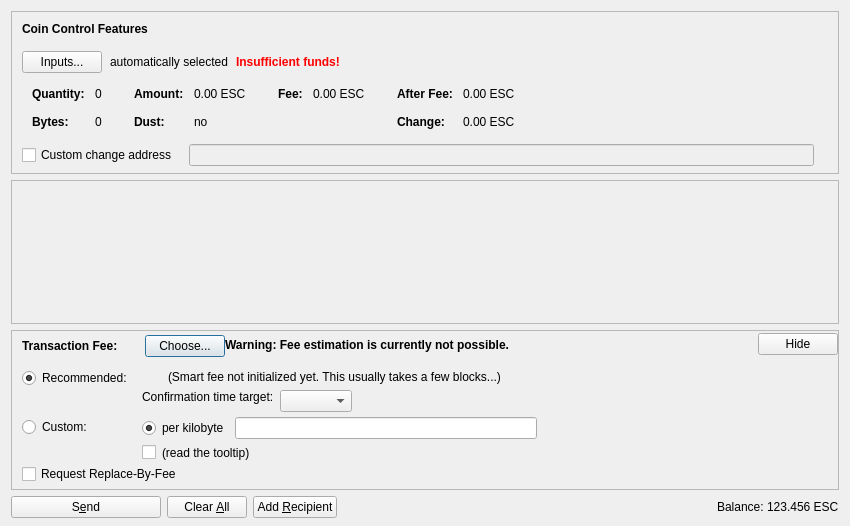
<?xml version="1.0" encoding="UTF-8"?>
<ui version="4.0">
 <class>SendCoinsDialog</class>
 <widget class="QDialog" name="SendCoinsDialog">
  <property name="geometry">
   <rect>
    <x>0</x>
    <y>0</y>
    <width>850</width>
    <height>526</height>
   </rect>
  </property>
  <property name="windowTitle">
   <string>Send Coins</string>
  </property>
  <layout class="QVBoxLayout" name="verticalLayout" stretch="0,1,0,0">
   <property name="bottomMargin">
    <number>8</number>
   </property>
   <item>
    <widget class="QFrame" name="frameCoinControl">
     <property name="sizePolicy">
      <sizepolicy hsizetype="Expanding" vsizetype="Expanding">
       <horstretch>0</horstretch>
       <verstretch>0</verstretch>
      </sizepolicy>
     </property>
     <property name="maximumSize">
      <size>
       <width>16777215</width>
       <height>16777215</height>
      </size>
     </property>
     <property name="frameShape">
      <enum>QFrame::StyledPanel</enum>
     </property>
     <property name="frameShadow">
      <enum>QFrame::Sunken</enum>
     </property>
     <layout class="QVBoxLayout" name="verticalLayoutCoinControl2">
      <property name="spacing">
       <number>0</number>
      </property>
      <property name="leftMargin">
       <number>0</number>
      </property>
      <property name="topMargin">
       <number>0</number>
      </property>
      <property name="rightMargin">
       <number>0</number>
      </property>
      <property name="bottomMargin">
       <number>6</number>
      </property>
      <item>
       <layout class="QVBoxLayout" name="verticalLayoutCoinControl" stretch="0,0,0,0,1">
        <property name="spacing">
         <number>0</number>
        </property>
        <property name="leftMargin">
         <number>10</number>
        </property>
        <property name="topMargin">
         <number>10</number>
        </property>
        <item>
         <layout class="QHBoxLayout" name="horizontalLayoutCoinControl1">
          <property name="bottomMargin">
           <number>15</number>
          </property>
          <item>
           <widget class="QLabel" name="labelCoinControlFeatures">
            <property name="sizePolicy">
             <sizepolicy hsizetype="Preferred" vsizetype="Maximum">
              <horstretch>0</horstretch>
              <verstretch>0</verstretch>
             </sizepolicy>
            </property>
            <property name="font">
             <font>
              <weight>75</weight>
              <bold>true</bold>
             </font>
            </property>
            <property name="styleSheet">
             <string notr="true">font-weight:bold;</string>
            </property>
            <property name="text">
             <string>Coin Control Features</string>
            </property>
           </widget>
          </item>
         </layout>
        </item>
        <item>
         <layout class="QHBoxLayout" name="horizontalLayoutCoinControl2" stretch="0,0,0,0">
          <property name="spacing">
           <number>8</number>
          </property>
          <property name="bottomMargin">
           <number>10</number>
          </property>
          <item>
           <widget class="QPushButton" name="pushButtonCoinControl">
            <property name="styleSheet">
             <string notr="true"/>
            </property>
            <property name="text">
             <string>Inputs...</string>
            </property>
            <property name="autoDefault">
             <bool>false</bool>
            </property>
           </widget>
          </item>
          <item>
           <widget class="QLabel" name="labelCoinControlAutomaticallySelected">
            <property name="text">
             <string>automatically selected</string>
            </property>
            <property name="margin">
             <number>5</number>
            </property>
           </widget>
          </item>
          <item>
           <widget class="QLabel" name="labelCoinControlInsuffFunds">
            <property name="font">
             <font>
              <weight>75</weight>
              <bold>true</bold>
             </font>
            </property>
            <property name="styleSheet">
             <string notr="true">color:red;font-weight:bold;</string>
            </property>
            <property name="text">
             <string>Insufficient funds!</string>
            </property>
            <property name="margin">
             <number>5</number>
            </property>
           </widget>
          </item>
          <item>
           <spacer name="horizontalSpacerCoinControl">
            <property name="orientation">
             <enum>Qt::Horizontal</enum>
            </property>
            <property name="sizeHint" stdset="0">
             <size>
              <width>40</width>
              <height>1</height>
             </size>
            </property>
           </spacer>
          </item>
         </layout>
        </item>
        <item>
         <widget class="QWidget" name="widgetCoinControl" native="true">
          <property name="sizePolicy">
           <sizepolicy hsizetype="Preferred" vsizetype="Preferred">
            <horstretch>0</horstretch>
            <verstretch>0</verstretch>
           </sizepolicy>
          </property>
          <property name="minimumSize">
           <size>
            <width>0</width>
            <height>0</height>
           </size>
          </property>
          <property name="styleSheet">
           <string notr="true"/>
          </property>
          <layout class="QHBoxLayout" name="horizontalLayoutCoinControl5">
           <property name="leftMargin">
            <number>0</number>
           </property>
           <property name="topMargin">
            <number>0</number>
           </property>
           <property name="rightMargin">
            <number>0</number>
           </property>
           <property name="bottomMargin">
            <number>0</number>
           </property>
           <item>
            <layout class="QHBoxLayout" name="horizontalLayoutCoinControl3" stretch="0,0,0,1">
             <property name="spacing">
              <number>20</number>
             </property>
             <property name="topMargin">
              <number>0</number>
             </property>
             <property name="bottomMargin">
              <number>10</number>
             </property>
             <item>
              <layout class="QFormLayout" name="formLayoutCoinControl1">
               <property name="horizontalSpacing">
                <number>10</number>
               </property>
               <property name="verticalSpacing">
                <number>14</number>
               </property>
               <property name="leftMargin">
                <number>10</number>
               </property>
               <property name="topMargin">
                <number>4</number>
               </property>
               <property name="rightMargin">
                <number>6</number>
               </property>
               <item row="0" column="0">
                <widget class="QLabel" name="labelCoinControlQuantityText">
                 <property name="font">
                  <font>
                   <weight>75</weight>
                   <bold>true</bold>
                  </font>
                 </property>
                 <property name="text">
                  <string>Quantity:</string>
                 </property>
                 <property name="margin">
                  <number>0</number>
                 </property>
                </widget>
               </item>
               <item row="0" column="1">
                <widget class="QLabel" name="labelCoinControlQuantity">
                 <property name="cursor">
                  <cursorShape>IBeamCursor</cursorShape>
                 </property>
                 <property name="contextMenuPolicy">
                  <enum>Qt::ActionsContextMenu</enum>
                 </property>
                 <property name="text">
                  <string notr="true">0</string>
                 </property>
                 <property name="margin">
                  <number>0</number>
                 </property>
                 <property name="textInteractionFlags">
                  <set>Qt::LinksAccessibleByMouse|Qt::TextSelectableByKeyboard|Qt::TextSelectableByMouse</set>
                 </property>
                </widget>
               </item>
               <item row="1" column="0">
                <widget class="QLabel" name="labelCoinControlBytesText">
                 <property name="font">
                  <font>
                   <weight>75</weight>
                   <bold>true</bold>
                  </font>
                 </property>
                 <property name="text">
                  <string>Bytes:</string>
                 </property>
                </widget>
               </item>
               <item row="1" column="1">
                <widget class="QLabel" name="labelCoinControlBytes">
                 <property name="cursor">
                  <cursorShape>IBeamCursor</cursorShape>
                 </property>
                 <property name="contextMenuPolicy">
                  <enum>Qt::ActionsContextMenu</enum>
                 </property>
                 <property name="text">
                  <string notr="true">0</string>
                 </property>
                 <property name="textInteractionFlags">
                  <set>Qt::LinksAccessibleByMouse|Qt::TextSelectableByKeyboard|Qt::TextSelectableByMouse</set>
                 </property>
                </widget>
               </item>
              </layout>
             </item>
             <item>
              <layout class="QFormLayout" name="formLayoutCoinControl2">
               <property name="horizontalSpacing">
                <number>10</number>
               </property>
               <property name="verticalSpacing">
                <number>14</number>
               </property>
               <property name="leftMargin">
                <number>6</number>
               </property>
               <property name="topMargin">
                <number>4</number>
               </property>
               <property name="rightMargin">
                <number>6</number>
               </property>
               <item row="0" column="0">
                <widget class="QLabel" name="labelCoinControlAmountText">
                 <property name="font">
                  <font>
                   <weight>75</weight>
                   <bold>true</bold>
                  </font>
                 </property>
                 <property name="text">
                  <string>Amount:</string>
                 </property>
                 <property name="margin">
                  <number>0</number>
                 </property>
                </widget>
               </item>
               <item row="0" column="1">
                <widget class="QLabel" name="labelCoinControlAmount">
                 <property name="cursor">
                  <cursorShape>IBeamCursor</cursorShape>
                 </property>
                 <property name="contextMenuPolicy">
                  <enum>Qt::ActionsContextMenu</enum>
                 </property>
                 <property name="text">
                  <string notr="true">0.00 ESC</string>
                 </property>
                 <property name="textInteractionFlags">
                  <set>Qt::LinksAccessibleByMouse|Qt::TextSelectableByKeyboard|Qt::TextSelectableByMouse</set>
                 </property>
                </widget>
               </item>
               <item row="1" column="0">
                <widget class="QLabel" name="labelCoinControlLowOutputText">
                 <property name="font">
                  <font>
                   <weight>75</weight>
                   <bold>true</bold>
                  </font>
                 </property>
                 <property name="text">
                  <string>Dust:</string>
                 </property>
                </widget>
               </item>
               <item row="1" column="1">
                <widget class="QLabel" name="labelCoinControlLowOutput">
                 <property name="cursor">
                  <cursorShape>IBeamCursor</cursorShape>
                 </property>
                 <property name="contextMenuPolicy">
                  <enum>Qt::ActionsContextMenu</enum>
                 </property>
                 <property name="text">
                  <string notr="true">no</string>
                 </property>
                 <property name="textInteractionFlags">
                  <set>Qt::LinksAccessibleByMouse|Qt::TextSelectableByKeyboard|Qt::TextSelectableByMouse</set>
                 </property>
                </widget>
               </item>
              </layout>
             </item>
             <item>
              <layout class="QFormLayout" name="formLayoutCoinControl3">
               <property name="horizontalSpacing">
                <number>10</number>
               </property>
               <property name="verticalSpacing">
                <number>14</number>
               </property>
               <property name="leftMargin">
                <number>6</number>
               </property>
               <property name="topMargin">
                <number>4</number>
               </property>
               <property name="rightMargin">
                <number>6</number>
               </property>
               <item row="0" column="0">
                <widget class="QLabel" name="labelCoinControlFeeText">
                 <property name="font">
                  <font>
                   <weight>75</weight>
                   <bold>true</bold>
                  </font>
                 </property>
                 <property name="text">
                  <string>Fee:</string>
                 </property>
                 <property name="margin">
                  <number>0</number>
                 </property>
                </widget>
               </item>
               <item row="0" column="1">
                <widget class="QLabel" name="labelCoinControlFee">
                 <property name="cursor">
                  <cursorShape>IBeamCursor</cursorShape>
                 </property>
                 <property name="contextMenuPolicy">
                  <enum>Qt::ActionsContextMenu</enum>
                 </property>
                 <property name="text">
                  <string notr="true">0.00 ESC</string>
                 </property>
                 <property name="textInteractionFlags">
                  <set>Qt::LinksAccessibleByMouse|Qt::TextSelectableByKeyboard|Qt::TextSelectableByMouse</set>
                 </property>
                </widget>
               </item>
              </layout>
             </item>
             <item>
              <layout class="QFormLayout" name="formLayoutCoinControl4">
               <property name="horizontalSpacing">
                <number>10</number>
               </property>
               <property name="verticalSpacing">
                <number>14</number>
               </property>
               <property name="leftMargin">
                <number>6</number>
               </property>
               <property name="topMargin">
                <number>4</number>
               </property>
               <property name="rightMargin">
                <number>6</number>
               </property>
               <item row="0" column="0">
                <widget class="QLabel" name="labelCoinControlAfterFeeText">
                 <property name="font">
                  <font>
                   <weight>75</weight>
                   <bold>true</bold>
                  </font>
                 </property>
                 <property name="text">
                  <string>After Fee:</string>
                 </property>
                 <property name="margin">
                  <number>0</number>
                 </property>
                </widget>
               </item>
               <item row="0" column="1">
                <widget class="QLabel" name="labelCoinControlAfterFee">
                 <property name="cursor">
                  <cursorShape>IBeamCursor</cursorShape>
                 </property>
                 <property name="contextMenuPolicy">
                  <enum>Qt::ActionsContextMenu</enum>
                 </property>
                 <property name="text">
                  <string notr="true">0.00 ESC</string>
                 </property>
                 <property name="textInteractionFlags">
                  <set>Qt::LinksAccessibleByMouse|Qt::TextSelectableByKeyboard|Qt::TextSelectableByMouse</set>
                 </property>
                </widget>
               </item>
               <item row="1" column="0">
                <widget class="QLabel" name="labelCoinControlChangeText">
                 <property name="font">
                  <font>
                   <weight>75</weight>
                   <bold>true</bold>
                  </font>
                 </property>
                 <property name="text">
                  <string>Change:</string>
                 </property>
                </widget>
               </item>
               <item row="1" column="1">
                <widget class="QLabel" name="labelCoinControlChange">
                 <property name="cursor">
                  <cursorShape>IBeamCursor</cursorShape>
                 </property>
                 <property name="contextMenuPolicy">
                  <enum>Qt::ActionsContextMenu</enum>
                 </property>
                 <property name="text">
                  <string notr="true">0.00 ESC</string>
                 </property>
                 <property name="textInteractionFlags">
                  <set>Qt::LinksAccessibleByMouse|Qt::TextSelectableByKeyboard|Qt::TextSelectableByMouse</set>
                 </property>
                </widget>
               </item>
              </layout>
             </item>
            </layout>
           </item>
          </layout>
         </widget>
        </item>
        <item>
         <layout class="QHBoxLayout" name="horizontalLayoutCoinControl4" stretch="0,0,0">
          <property name="spacing">
           <number>12</number>
          </property>
          <property name="sizeConstraint">
           <enum>QLayout::SetDefaultConstraint</enum>
          </property>
          <property name="topMargin">
           <number>5</number>
          </property>
          <property name="rightMargin">
           <number>5</number>
          </property>
          <item>
           <widget class="QCheckBox" name="checkBoxCoinControlChange">
            <property name="toolTip">
             <string>If this is activated, but the change address is empty or invalid, change will be sent to a newly generated address.</string>
            </property>
            <property name="text">
             <string>Custom change address</string>
            </property>
           </widget>
          </item>
          <item>
           <widget class="QValidatedLineEdit" name="lineEditCoinControlChange">
            <property name="enabled">
             <bool>false</bool>
            </property>
            <property name="sizePolicy">
             <sizepolicy hsizetype="Expanding" vsizetype="Fixed">
              <horstretch>0</horstretch>
              <verstretch>0</verstretch>
             </sizepolicy>
            </property>
           </widget>
          </item>
          <item>
           <widget class="QLabel" name="labelCoinControlChangeLabel">
            <property name="sizePolicy">
             <sizepolicy hsizetype="Preferred" vsizetype="Expanding">
              <horstretch>0</horstretch>
              <verstretch>0</verstretch>
             </sizepolicy>
            </property>
            <property name="minimumSize">
             <size>
              <width>0</width>
              <height>0</height>
             </size>
            </property>
            <property name="text">
             <string/>
            </property>
            <property name="margin">
             <number>3</number>
            </property>
           </widget>
          </item>
         </layout>
        </item>
        <item>
         <spacer name="verticalSpacerCoinControl">
          <property name="orientation">
           <enum>Qt::Vertical</enum>
          </property>
          <property name="sizeHint" stdset="0">
           <size>
            <width>800</width>
            <height>1</height>
           </size>
          </property>
         </spacer>
        </item>
       </layout>
      </item>
     </layout>
    </widget>
   </item>
   <item>
    <widget class="QScrollArea" name="scrollArea">
     <property name="widgetResizable">
      <bool>true</bool>
     </property>
     <widget class="QWidget" name="scrollAreaWidgetContents">
      <property name="geometry">
       <rect>
        <x>0</x>
        <y>0</y>
        <width>830</width>
        <height>104</height>
       </rect>
      </property>
      <layout class="QVBoxLayout" name="verticalLayout_2" stretch="0,1">
       <property name="leftMargin">
        <number>0</number>
       </property>
       <property name="topMargin">
        <number>0</number>
       </property>
       <property name="rightMargin">
        <number>0</number>
       </property>
       <property name="bottomMargin">
        <number>0</number>
       </property>
       <item>
        <layout class="QVBoxLayout" name="entries">
         <property name="spacing">
          <number>6</number>
         </property>
        </layout>
       </item>
       <item>
        <spacer name="verticalSpacer">
         <property name="orientation">
          <enum>Qt::Vertical</enum>
         </property>
         <property name="sizeHint" stdset="0">
          <size>
           <width>20</width>
           <height>40</height>
          </size>
         </property>
        </spacer>
       </item>
      </layout>
     </widget>
    </widget>
   </item>
   <item>
    <widget class="QFrame" name="frameFee">
     <property name="sizePolicy">
      <sizepolicy hsizetype="Expanding" vsizetype="Expanding">
       <horstretch>0</horstretch>
       <verstretch>0</verstretch>
      </sizepolicy>
     </property>
     <property name="maximumSize">
      <size>
       <width>16777215</width>
       <height>16777215</height>
      </size>
     </property>
     <property name="frameShape">
      <enum>QFrame::StyledPanel</enum>
     </property>
     <property name="frameShadow">
      <enum>QFrame::Sunken</enum>
     </property>
     <layout class="QVBoxLayout" name="verticalLayoutFee1">
      <property name="spacing">
       <number>0</number>
      </property>
      <property name="leftMargin">
       <number>0</number>
      </property>
      <property name="topMargin">
       <number>0</number>
      </property>
      <property name="rightMargin">
       <number>0</number>
      </property>
      <property name="bottomMargin">
       <number>0</number>
      </property>
      <item>
       <layout class="QVBoxLayout" name="verticalLayoutFee2" stretch="0,0,0">
        <property name="spacing">
         <number>0</number>
        </property>
        <property name="leftMargin">
         <number>10</number>
        </property>
        <property name="topMargin">
         <number>0</number>
        </property>
        <item>
         <layout class="QHBoxLayout" name="horizontalLayoutFee1">
          <property name="bottomMargin">
           <number>0</number>
          </property>
          <item>
           <layout class="QVBoxLayout" name="verticalLayoutFee7">
            <property name="spacing">
             <number>0</number>
            </property>
            <item>
             <spacer name="verticalSpacerSmartFee">
              <property name="orientation">
               <enum>Qt::Vertical</enum>
              </property>
              <property name="sizeType">
               <enum>QSizePolicy::Fixed</enum>
              </property>
              <property name="sizeHint" stdset="0">
               <size>
                <width>1</width>
                <height>4</height>
               </size>
              </property>
             </spacer>
            </item>
            <item>
             <layout class="QHBoxLayout" name="horizontalLayoutSmartFee">
              <property name="spacing">
               <number>10</number>
              </property>
              <item>
               <widget class="QLabel" name="labelFeeHeadline">
                <property name="sizePolicy">
                 <sizepolicy hsizetype="Preferred" vsizetype="Maximum">
                  <horstretch>0</horstretch>
                  <verstretch>0</verstretch>
                 </sizepolicy>
                </property>
                <property name="font">
                 <font>
                  <weight>75</weight>
                  <bold>true</bold>
                 </font>
                </property>
                <property name="styleSheet">
                 <string notr="true">font-weight:bold;</string>
                </property>
                <property name="text">
                 <string>Transaction Fee:</string>
                </property>
               </widget>
              </item>
              <item>
               <widget class="QLabel" name="labelFeeMinimized">
                <property name="text">
                 <string/>
                </property>
               </widget>
              </item>
              <item>
               <widget class="QPushButton" name="buttonChooseFee">
                <property name="text">
                 <string>Choose...</string>
                </property>
               </widget>
              </item>
             </layout>
            </item>
            <item>
             <spacer name="verticalSpacer_5">
              <property name="orientation">
               <enum>Qt::Vertical</enum>
              </property>
              <property name="sizeHint" stdset="0">
               <size>
                <width>1</width>
                <height>1</height>
               </size>
              </property>
             </spacer>
            </item>
           </layout>
          </item>
          <item>
           <widget class="QLabel" name="fallbackFeeWarningLabel">
            <property name="toolTip">
             <string>Using the fallbackfee can result in sending a transaction that will take several hours or days (or never) to confirm. Consider choosing your fee manually or wait until you have validated the complete chain.</string>
            </property>
            <property name="font">
            <font>
                <weight>75</weight>
                <bold>true</bold>
            </font>
            </property>
            <property name="text">
             <string>Warning: Fee estimation is currently not possible.</string>
            </property>
            <property name="wordWrap">
             <bool>false</bool>
            </property>
           </widget>
          </item>
          <item>
           <spacer name="horizontalSpacer_4">
            <property name="orientation">
             <enum>Qt::Horizontal</enum>
            </property>
            <property name="sizeType">
             <enum>QSizePolicy::MinimumExpanding</enum>
            </property>
            <property name="sizeHint" stdset="0">
             <size>
              <width>40</width>
              <height>20</height>
             </size>
            </property>
           </spacer>
          </item>
          <item>
           <widget class="QPushButton" name="buttonMinimizeFee">
            <property name="toolTip">
             <string>collapse fee-settings</string>
            </property>
            <property name="text">
             <string>Hide</string>
            </property>
           </widget>
          </item>
         </layout>
        </item>
        <item>
         <widget class="QFrame" name="frameFeeSelection">
          <layout class="QVBoxLayout" name="verticalLayoutFee12">
           <property name="spacing">
            <number>0</number>
           </property>
           <property name="leftMargin">
            <number>0</number>
           </property>
           <property name="topMargin">
            <number>0</number>
           </property>
           <property name="rightMargin">
            <number>0</number>
           </property>
           <property name="bottomMargin">
            <number>0</number>
           </property>
           <item>
            <layout class="QGridLayout" name="gridLayoutFee">
             <property name="topMargin">
              <number>10</number>
             </property>
             <property name="bottomMargin">
              <number>4</number>
             </property>
             <property name="horizontalSpacing">
              <number>10</number>
             </property>
             <property name="verticalSpacing">
              <number>4</number>
             </property>
             <item row="1" column="1">
              <layout class="QVBoxLayout" name="verticalLayoutFee8">
               <property name="spacing">
                <number>6</number>
               </property>
               <item>
                <layout class="QHBoxLayout" name="horizontalLayoutFee13">
                 <item>
                  <widget class="QRadioButton" name="radioCustomPerKilobyte">
                   <property name="toolTip">
                    <string>If the custom fee is set to 1000 satoshis and the transaction is only 250 bytes, then &quot;per kilobyte&quot; only pays 250 satoshis in fee, while &quot;total at least&quot; pays 1000 satoshis. For transactions bigger than a kilobyte both pay by kilobyte.</string>
                   </property>
                   <property name="text">
                    <string>per kilobyte</string>
                   </property>
                   <property name="checked">
                    <bool>true</bool>
                   </property>
                   <attribute name="buttonGroup">
                    <string notr="true">groupCustomFee</string>
                   </attribute>
                  </widget>
                 </item>
                 <item>
                  <widget class="BitcoinAmountField" name="customFee"/>
                 </item>
                 <item>
                  <spacer name="horizontalSpacer_6">
                   <property name="orientation">
                    <enum>Qt::Horizontal</enum>
                   </property>
                   <property name="sizeHint" stdset="0">
                    <size>
                     <width>1</width>
                     <height>1</height>
                    </size>
                   </property>
                  </spacer>
                 </item>
                </layout>
               </item>
               <item>
                <layout class="QHBoxLayout" name="horizontalLayoutFee8">
                 <item>
                  <widget class="QCheckBox" name="checkBoxMinimumFee">
                   <property name="toolTip">
                    <string>Paying only the minimum fee is just fine as long as there is less transaction volume than space in the blocks. But be aware that this can end up in a never confirming transaction once there is more demand for elspero transactions than the network can process.</string>
                   </property>
                   <property name="text">
                    <string/>
                   </property>
                  </widget>
                 </item>
                 <item>
                  <widget class="QLabel" name="labelMinFeeWarning">
                   <property name="enabled">
                    <bool>true</bool>
                   </property>
                   <property name="toolTip">
                    <string>Paying only the minimum fee is just fine as long as there is less transaction volume than space in the blocks. But be aware that this can end up in a never confirming transaction once there is more demand for elspero transactions than the network can process.</string>
                   </property>
                   <property name="text">
                    <string>(read the tooltip)</string>
                   </property>
                   <property name="margin">
                    <number>5</number>
                   </property>
                  </widget>
                 </item>
                 <item>
                  <spacer name="horizontalSpacer_2">
                   <property name="orientation">
                    <enum>Qt::Horizontal</enum>
                   </property>
                   <property name="sizeHint" stdset="0">
                    <size>
                     <width>1</width>
                     <height>1</height>
                    </size>
                   </property>
                  </spacer>
                 </item>
                </layout>
               </item>
              </layout>
             </item>
             <item row="0" column="0">
              <layout class="QVBoxLayout" name="verticalLayoutFee4" stretch="0,1">
               <item>
                <widget class="QRadioButton" name="radioSmartFee">
                 <property name="text">
                  <string>Recommended:</string>
                 </property>
                 <property name="checked">
                  <bool>true</bool>
                 </property>
                 <attribute name="buttonGroup">
                  <string notr="true">groupFee</string>
                 </attribute>
                </widget>
               </item>
               <item>
                <spacer name="verticalSpacer_2">
                 <property name="orientation">
                  <enum>Qt::Vertical</enum>
                 </property>
                 <property name="sizeHint" stdset="0">
                  <size>
                   <width>1</width>
                   <height>1</height>
                  </size>
                 </property>
                </spacer>
               </item>
              </layout>
             </item>
             <item row="1" column="0">
              <layout class="QVBoxLayout" name="verticalLayoutFee9" stretch="0,1">
               <item>
                <widget class="QRadioButton" name="radioCustomFee">
                 <property name="text">
                  <string>Custom:</string>
                 </property>
                 <attribute name="buttonGroup">
                  <string notr="true">groupFee</string>
                 </attribute>
                </widget>
               </item>
               <item>
                <spacer name="verticalSpacer_6">
                 <property name="orientation">
                  <enum>Qt::Vertical</enum>
                 </property>
                 <property name="sizeHint" stdset="0">
                  <size>
                   <width>1</width>
                   <height>1</height>
                  </size>
                 </property>
                </spacer>
               </item>
              </layout>
             </item>
             <item row="0" column="1">
              <layout class="QVBoxLayout" name="verticalLayoutFee3" stretch="0,0,1">
               <property name="spacing">
                <number>6</number>
               </property>
               <property name="topMargin">
                <number>2</number>
               </property>
               <item>
                <layout class="QHBoxLayout" name="horizontalLayoutFee12">
                 <item>
                  <widget class="QLabel" name="labelSmartFee">
                   <property name="text">
                    <string/>
                   </property>
                   <property name="margin">
                    <number>2</number>
                   </property>
                  </widget>
                 </item>
                 <item>
                  <widget class="QLabel" name="labelFeeEstimation">
                   <property name="text">
                    <string/>
                   </property>
                  </widget>
                 </item>
                 <item>
                  <widget class="QLabel" name="labelSmartFee2">
                   <property name="text">
                    <string>(Smart fee not initialized yet. This usually takes a few blocks...)</string>
                   </property>
                   <property name="margin">
                    <number>2</number>
                   </property>
                  </widget>
                 </item>
                 <item>
                  <spacer name="horizontalSpacer_5">
                   <property name="orientation">
                    <enum>Qt::Horizontal</enum>
                   </property>
                   <property name="sizeHint" stdset="0">
                    <size>
                     <width>1</width>
                     <height>1</height>
                    </size>
                   </property>
                  </spacer>
                 </item>
                </layout>
               </item>
               <item>
                <layout class="QHBoxLayout" name="horizontalLayoutFee9">
                 <item>
                  <layout class="QVBoxLayout" name="verticalLayoutFee6">
                   <item>
                    <widget class="QLabel" name="labelSmartFee3">
                     <property name="text">
                      <string>Confirmation time target:</string>
                     </property>
                     <property name="margin">
                      <number>2</number>
                     </property>
                    </widget>
                   </item>
                   <item>
                    <spacer name="verticalSpacer_3">
                     <property name="orientation">
                      <enum>Qt::Vertical</enum>
                     </property>
                     <property name="sizeHint" stdset="0">
                      <size>
                       <width>1</width>
                       <height>1</height>
                      </size>
                     </property>
                    </spacer>
                   </item>
                  </layout>
                 </item>
                 <item>
                  <layout class="QVBoxLayout" name="verticalLayoutFee5">
                   <property name="rightMargin">
                    <number>30</number>
                   </property>
                   <item>
                    <layout class="QHBoxLayout" name="horizontalLayoutConfTarget">
                     <property name="bottomMargin">
                      <number>0</number>
                     </property>
                     <item>
                      <widget class="QComboBox" name="confTargetSelector"/>
                     </item>
                     <item>
                      <spacer name="horizontalSpacerConfTarget">
                       <property name="orientation">
                        <enum>Qt::Horizontal</enum>
                       </property>
                       <property name="sizeHint" stdset="0">
                        <size>
                         <width>40</width>
                         <height>20</height>
                        </size>
                       </property>
                      </spacer>
                     </item>
                    </layout>
                   </item>
                  </layout>
                 </item>
                </layout>
               </item>
               <item>
                <spacer name="verticalSpacer_4">
                 <property name="orientation">
                  <enum>Qt::Vertical</enum>
                 </property>
                 <property name="sizeHint" stdset="0">
                  <size>
                   <width>1</width>
                   <height>1</height>
                  </size>
                 </property>
                </spacer>
               </item>
              </layout>
             </item>
            </layout>
           </item>
           <item>
            <widget class="QCheckBox" name="optInRBF">
             <property name="text">
              <string>Request Replace-By-Fee</string>
             </property>
             <property name="toolTip">
              <string>Indicates that the sender may wish to replace this transaction with a new one paying higher fees (prior to being confirmed).</string>
             </property>
            </widget>
           </item>
          </layout>
         </widget>
        </item>
        <item>
         <spacer name="verticalSpacerFee">
          <property name="orientation">
           <enum>Qt::Vertical</enum>
          </property>
          <property name="sizeHint" stdset="0">
           <size>
            <width>40</width>
            <height>5</height>
           </size>
          </property>
         </spacer>
        </item>
       </layout>
      </item>
     </layout>
    </widget>
   </item>
   <item>
    <layout class="QHBoxLayout" name="horizontalLayout">
     <item>
      <widget class="QPushButton" name="sendButton">
       <property name="minimumSize">
        <size>
         <width>150</width>
         <height>0</height>
        </size>
       </property>
       <property name="toolTip">
        <string>Confirm the send action</string>
       </property>
       <property name="text">
        <string>S&amp;end</string>
       </property>
       <property name="icon">
        <iconset resource="../bitcoin.qrc">
         <normaloff>:/icons/send</normaloff>:/icons/send</iconset>
       </property>
       <property name="autoDefault">
        <bool>false</bool>
       </property>
       <property name="default">
        <bool>false</bool>
       </property>
      </widget>
     </item>
     <item>
      <widget class="QPushButton" name="clearButton">
       <property name="sizePolicy">
        <sizepolicy hsizetype="Minimum" vsizetype="Fixed">
         <horstretch>0</horstretch>
         <verstretch>0</verstretch>
        </sizepolicy>
       </property>
       <property name="toolTip">
        <string>Clear all fields of the form.</string>
       </property>
       <property name="text">
        <string>Clear &amp;All</string>
       </property>
       <property name="icon">
        <iconset resource="../bitcoin.qrc">
         <normaloff>:/icons/remove</normaloff>:/icons/remove</iconset>
       </property>
       <property name="autoDefault">
        <bool>false</bool>
       </property>
      </widget>
     </item>
     <item>
      <widget class="QPushButton" name="addButton">
       <property name="toolTip">
        <string>Send to multiple recipients at once</string>
       </property>
       <property name="text">
        <string>Add &amp;Recipient</string>
       </property>
       <property name="icon">
        <iconset resource="../bitcoin.qrc">
         <normaloff>:/icons/add</normaloff>:/icons/add</iconset>
       </property>
       <property name="autoDefault">
        <bool>false</bool>
       </property>
      </widget>
     </item>
     <item>
      <spacer name="horizontalSpacer">
       <property name="orientation">
        <enum>Qt::Horizontal</enum>
       </property>
       <property name="sizeHint" stdset="0">
        <size>
         <width>40</width>
         <height>20</height>
        </size>
       </property>
      </spacer>
     </item>
     <item>
      <layout class="QHBoxLayout" name="horizontalLayout_2">
       <property name="spacing">
        <number>3</number>
       </property>
       <item>
        <widget class="QLabel" name="label">
         <property name="sizePolicy">
          <sizepolicy hsizetype="Preferred" vsizetype="Fixed">
           <horstretch>0</horstretch>
           <verstretch>0</verstretch>
          </sizepolicy>
         </property>
         <property name="text">
          <string>Balance:</string>
         </property>
        </widget>
       </item>
       <item>
        <widget class="QLabel" name="labelBalance">
         <property name="sizePolicy">
          <sizepolicy hsizetype="Preferred" vsizetype="Fixed">
           <horstretch>0</horstretch>
           <verstretch>0</verstretch>
          </sizepolicy>
         </property>
         <property name="cursor">
          <cursorShape>IBeamCursor</cursorShape>
         </property>
         <property name="text">
          <string notr="true">123.456 ESC</string>
         </property>
         <property name="textInteractionFlags">
          <set>Qt::LinksAccessibleByMouse|Qt::TextSelectableByKeyboard|Qt::TextSelectableByMouse</set>
         </property>
        </widget>
       </item>
      </layout>
     </item>
    </layout>
   </item>
  </layout>
 </widget>
 <customwidgets>
  <customwidget>
   <class>QValidatedLineEdit</class>
   <extends>QLineEdit</extends>
   <header>qvalidatedlineedit.h</header>
  </customwidget>
  <customwidget>
   <class>BitcoinAmountField</class>
   <extends>QLineEdit</extends>
   <header>bitcoinamountfield.h</header>
   <container>1</container>
  </customwidget>
 </customwidgets>
 <resources>
  <include location="../bitcoin.qrc"/>
 </resources>
 <connections/>
 <buttongroups>
  <buttongroup name="groupFee"/>
  <buttongroup name="groupCustomFee"/>
 </buttongroups>
</ui>
